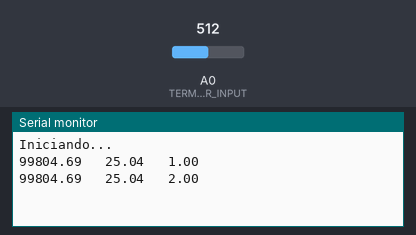
A sketch run on a simulated Arduino Uno, built with avr-gcc and run on an emulated ATmega328P. Shown: the last lines printed to the serial monitor. Inputs (shaded band) come from the test bench; at power-on: A0 (TERMISTOR_INPUT) = 512.

Above: at 2.8 s.
2.9 s: A0 (TERMISTOR_INPUT) set to 0
At 3.4 s:
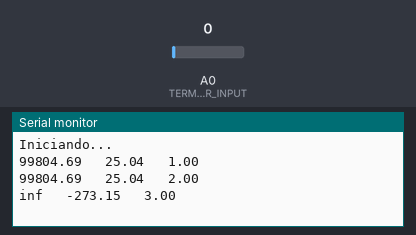
5.5 s: A0 (TERMISTOR_INPUT) set to 122
At 6.8 s:
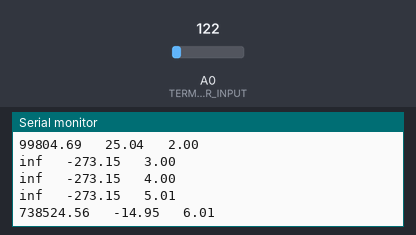
Timing chart, 0 to 8.5 s (numbered marks = the images above; inputs shaded):
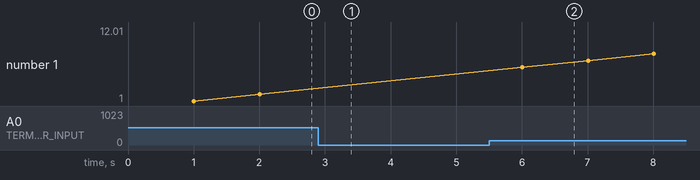

The sketch:

Muestreo_Cafetera.ino
```cpp
// Pines Utilizados
#define TERMISTOR_INPUT A0
#define SSR 9

// Constantes TERMISTOR NTC 100K 3950
#define A   0.5308572593E-3
#define B   2.396039800E-4
#define C   0.4234340345E-7
// --------------- VARIABLES TEMPERATURA ---------------
float V     = 0;
float temp  = 0;
float R1    = 100000;
float R2;
// VARIABLES PWM
int PWM;
float x;
// --------------- VARIABLES Ts ---------------
unsigned int millis_before;
unsigned int millis_now  = 0;
float Ts  = 1000;

// ---------------/ SETUP /---------------
void setup() {
  // put your setup code here, to run once:
Serial.begin(9600);

pinMode(TERMISTOR_INPUT, INPUT);
pinMode(SSR, OUTPUT);

analogWrite(SSR, 0);
Serial.println("Iniciando...");

// -------- PWM FIJO --------
analogWrite(SSR, 76);        //         <---------- DC
}

// ---------------/ LOOP /---------------
void loop() {

  millis_now = millis();
  if (millis_now - millis_before > Ts) {  //Refresh rate of the controller
    millis_before = millis();

// --------------- MEDICION TEMPERATURA ---------------
    V = analogRead(TERMISTOR_INPUT)*(5.0 / 1023.0);
    R2 = R1 * ((5.0 / V) - 1.0);
    temp = log(R2);
    temp = 1 / (A + (B * temp) + (C * temp * temp * temp));
    temp = temp - 273.15;       //Kelvin a grados Centigrados


// --------------- Impresion Valores ---------------
    Serial.print(R2);
    Serial.print("\t ");
    Serial.print(temp);
    Serial.print("\t ");
    Serial.println(millis()/1000.);
    }
}
```

Measured:
- after the input at 2.9 s, the serial monitor: prints a new line after 0.10 s (image 1)
- after the input at 5.5 s, the serial monitor: prints a new line after 0.51 s (image 2)
